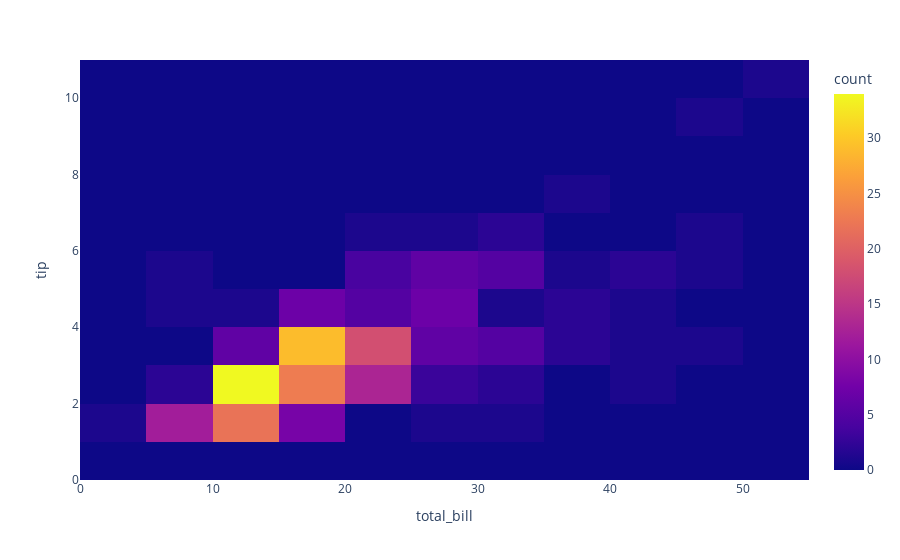

Notebook code cell kept with this figure:
### Markdown cell above
Построим карту плотности суммы чаевых от общего счета

### Code cell
import plotly.express as px

df = px.data.tips()

fig = px.density_heatmap(df, x="total_bill", y="tip")

fig.write_html("media/plotly/fourth_graph.html")
fig.show()

### Figure 1 — Plotly figure (JSON) as saved in the notebook; plotly's stock layout.template omitted (floating-point values rounded to 4 significant figures; data arrays with more than 128 entries replaced by an {"elided": "..."} marker saying what was removed)
{"data": [{"coloraxis": "coloraxis", "hovertemplate": "total_bill=%{x}<br>tip=%{y}<br>count=%{z}<extra></extra>", "name": "", "type": "histogram2d", "x": {"elided": "244 float values"}, "xaxis": "x", "xbingroup": "x", "y": {"elided": "244 float values"}, "yaxis": "y", "ybingroup": "y"}], "layout": {"coloraxis": {"colorbar": {"title": {"text": "count"}}, "colorscale": [[0, "#0d0887"], [0.1111, "#46039f"], [0.2222, "#7201a8"], [0.3333, "#9c179e"], [0.4444, "#bd3786"], [0.5556, "#d8576b"], [0.6667, "#ed7953"], [0.7778, "#fb9f3a"], [0.8889, "#fdca26"], [1, "#f0f921"]]}, "legend": {"tracegroupgap": 0}, "margin": {"t": 60}, "xaxis": {"anchor": "y", "domain": [0, 1], "title": {"text": "total_bill"}}, "yaxis": {"anchor": "x", "domain": [0, 1], "title": {"text": "tip"}}}}
